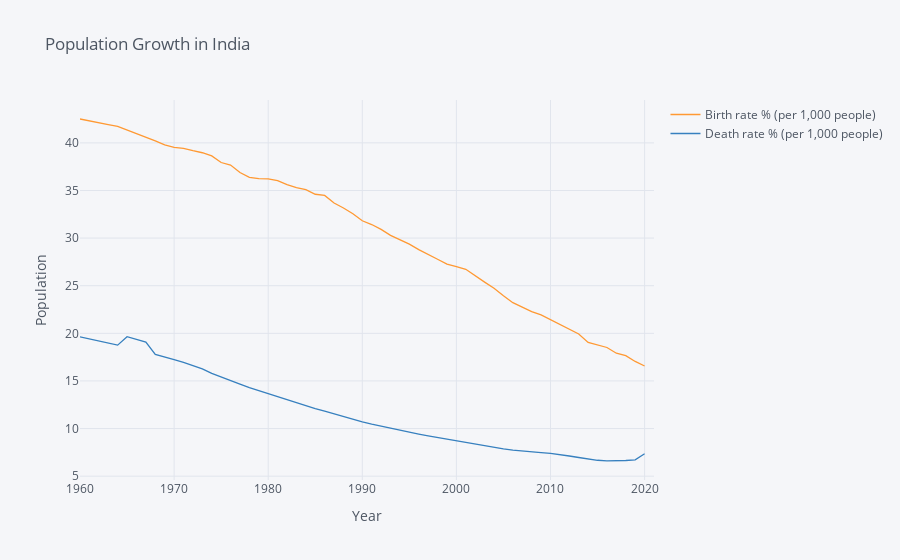

Notebook code for this chart:
### Code cell
IND_Birth_Death.iplot(title="Population Growth in India",yTitle='Population',xTitle='Year')
